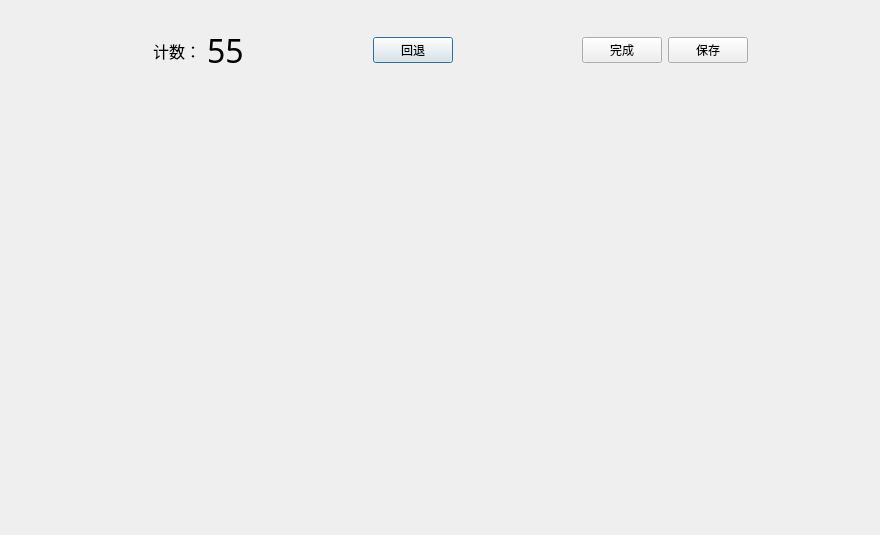
<?xml version="1.0" encoding="UTF-8"?>
<ui version="4.0">
 <class>Visual</class>
 <widget class="QDialog" name="Visual">
  <property name="geometry">
   <rect>
    <x>0</x>
    <y>0</y>
    <width>880</width>
    <height>535</height>
   </rect>
  </property>
  <property name="windowTitle">
   <string>目视标记</string>
  </property>
  <widget class="QWidget" name="img_widget" native="true">
   <property name="geometry">
    <rect>
     <x>40</x>
     <y>100</y>
     <width>801</width>
     <height>391</height>
    </rect>
   </property>
  </widget>
  <widget class="QWidget" name="horizontalLayoutWidget">
   <property name="geometry">
    <rect>
     <x>30</x>
     <y>10</y>
     <width>841</width>
     <height>81</height>
    </rect>
   </property>
   <layout class="QHBoxLayout" name="horizontalLayout">
    <item>
     <spacer name="horizontalSpacer">
      <property name="orientation">
       <enum>Qt::Horizontal</enum>
      </property>
      <property name="sizeHint" stdset="0">
       <size>
        <width>40</width>
        <height>20</height>
       </size>
      </property>
     </spacer>
    </item>
    <item>
     <widget class="QLabel" name="label">
      <property name="font">
       <font>
        <family>Adobe Devanagari</family>
        <pointsize>12</pointsize>
       </font>
      </property>
      <property name="text">
       <string>计数：</string>
      </property>
     </widget>
    </item>
    <item>
     <widget class="QLabel" name="count">
      <property name="font">
       <font>
        <family>Adobe Devanagari</family>
        <pointsize>24</pointsize>
       </font>
      </property>
      <property name="text">
       <string>55</string>
      </property>
     </widget>
    </item>
    <item>
     <spacer name="horizontalSpacer_2">
      <property name="orientation">
       <enum>Qt::Horizontal</enum>
      </property>
      <property name="sizeHint" stdset="0">
       <size>
        <width>40</width>
        <height>20</height>
       </size>
      </property>
     </spacer>
    </item>
    <item>
     <widget class="QPushButton" name="Revoke">
      <property name="text">
       <string>回退</string>
      </property>
     </widget>
    </item>
    <item>
     <spacer name="horizontalSpacer_3">
      <property name="orientation">
       <enum>Qt::Horizontal</enum>
      </property>
      <property name="sizeHint" stdset="0">
       <size>
        <width>40</width>
        <height>20</height>
       </size>
      </property>
     </spacer>
    </item>
    <item>
     <widget class="QPushButton" name="finish">
      <property name="text">
       <string>完成</string>
      </property>
     </widget>
    </item>
    <item>
     <widget class="QPushButton" name="save">
      <property name="text">
       <string>保存</string>
      </property>
     </widget>
    </item>
    <item>
     <spacer name="horizontalSpacer_4">
      <property name="orientation">
       <enum>Qt::Horizontal</enum>
      </property>
      <property name="sizeHint" stdset="0">
       <size>
        <width>40</width>
        <height>20</height>
       </size>
      </property>
     </spacer>
    </item>
   </layout>
  </widget>
 </widget>
 <resources/>
 <connections/>
</ui>
